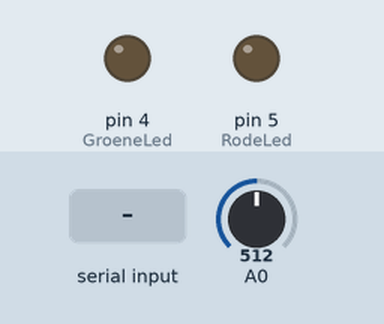
Recording of a sketch running on a simulated Arduino Uno, built with avr-gcc and run on an emulated ATmega328P. On the bench: output pins drawn as LEDs (lit = HIGH). Inputs (shaded band) come from the test bench; at power-on: A0 = 512. What the sketch prints to the serial monitor is not drawn.

Above: at 1.2 s.
1.3 s: "90,45\n" received over Serial
At 1.6 s:
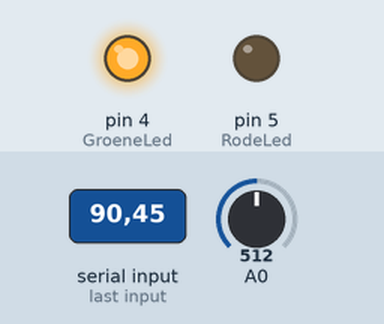
Timing chart, 0 to 4.3 s (numbered marks = the images above; inputs shaded):
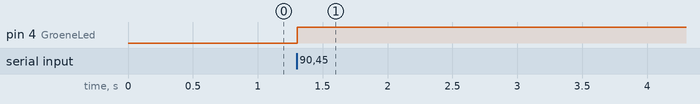

Measured:
- after the input at 1.3 s, pin 4 (GroeneLed): LOW → HIGH at once

The sketch:

Labo06_Oefening4_Nicholas.ino
```cpp
int AnalogValue = 0;
int GroeneLed = 4;
int RodeLed = 5;
int userInput = 0;
void setup() {
  // put your setup code here, to run once:
  pinMode(GroeneLed, OUTPUT);
  pinMode(RodeLed, OUTPUT);
  Serial.begin(9600);
  Serial.println("Geef een getal in van  0 tot 1023");

}

void loop() {
  // put your main code here, to run repeatedly:
  AnalogValue = analogRead(0);
  Serial.println(AnalogValue);
  while (Serial.available() > 0)
  {

    userInput = Serial.parseInt();

    if (AnalogValue > userInput)
    {
      digitalWrite(GroeneLed, HIGH);
    }
    else
    {
      digitalWrite(RodeLed, HIGH);
    }
    Serial.setTimeout(15000);

  }


}
```
